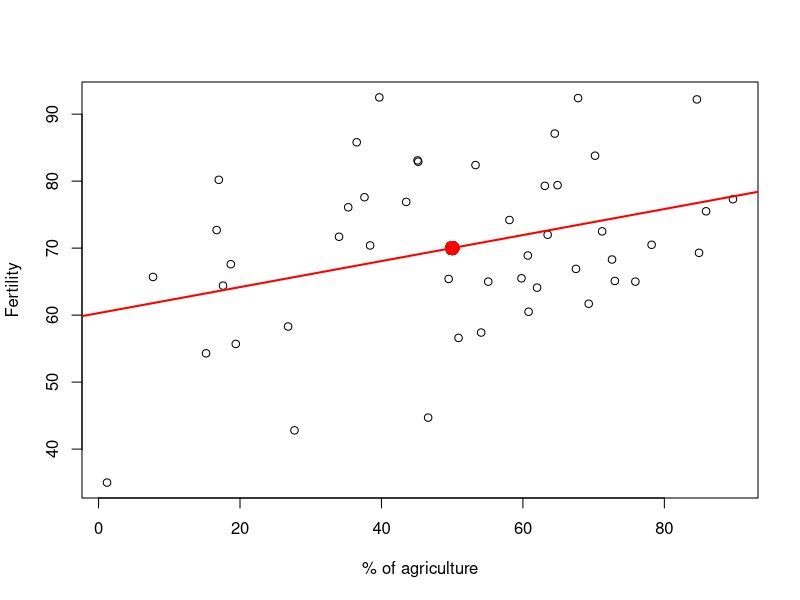

Write R code to recreate this figure.
## ---- chunk 1
knitr::opts_chunk$set(echo = FALSE)
## ---- chunk 2
library(stats)
fit1 <- lm(Fertility ~ Agriculture, data = swiss)
## ---- chunk 3
Agri <- 50
plot(swiss$Agriculture, swiss$Fertility, xlab = "% of agriculture", ylab = "Fertility")
abline(fit1, col = "red", lwd = 2)
points(Agri, predict(fit1, newdata = data.frame(Agriculture = Agri)), col = "red", pch = 16, cex = 2)
